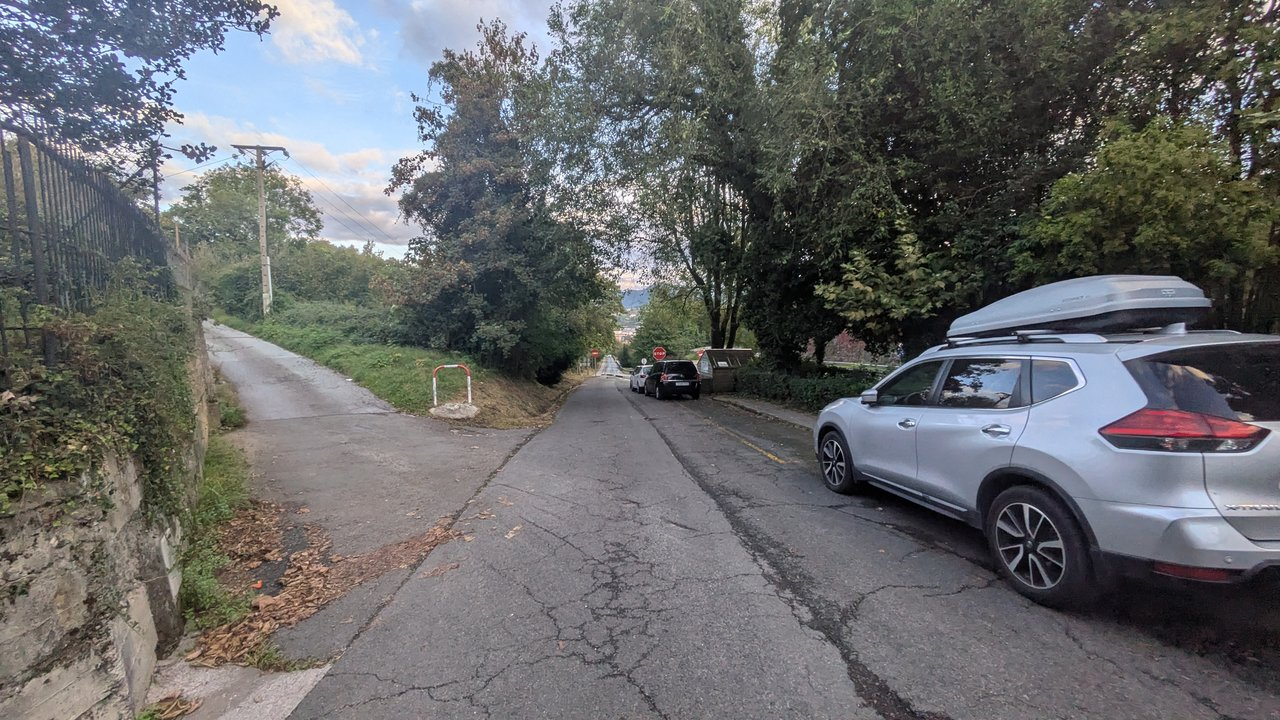
#> input picture docs/video/overlay/shots/photo.jpg, 1280 x 720 px
$ python -i lean.py   (imports and definitions only)
#> lines starting #> are read from the running program, lines starting #| are printed output that depends on the picture; after the words box and inside, x2 and y2 are one past the last pixel; in counts of white or black regions, pixels touching at a corner belong together
#> further down, picture is the input picture: PIL image 1280x720 RGB; mean R, G, B 103.1, 104.3, 105.4
"""How far a scene's buildings lean, measured on its images against the photo's (user, 2026-10-15: "how much more
tilted than in the original photo the simulation's buildings are", church_corner's houses leaning in views the
VLM passed).

Code, no model: every straight edge that runs near the camera's vertical (the vanishing point of up, from the
scene's intrinsics and each view's pose) is compared with that vertical at its own pixel. The photo's buildings
stand straight, so its edges give the error of the photo's camera and of the measure itself; a render's edges
leaning more than that are the scene's. Edges are pixels of strong gradient whose orientation agrees over a
neighbourhood (structure tensor coherence), so leaves and gravel add little. Pure numpy and scipy.

    python sim2chip/photo2scene/steps/lean.py --run <scene run dir>   # writes <dir>/lean.json
"""
import argparse
import json
import os

import numpy as np
from PIL import Image
from scipy import ndimage

import standing

NEAR = 20.0      # degrees from the camera's vertical an edge may lean and still count as a vertical
COHERENT = 0.8   # structure tensor coherence of a straight edge (1 = one orientation in the window)
TOO_MUCH = 1.5   # degrees: a view whose buildings' median vertical leans this much more than the photo's leans
MIN_EDGES = 200  # edge pixels below which a view has no say (no building in it)
BUILDING_M, BUILDING_W = 3.0, 2.5  # a mesh this tall over a footprint this wide is a building (building_mask)


# [27 lines left out: function edge_angles, not called in this run]


USE_SHARE, USE_GAIN, USE_EDGES = 0.4, 0.1, 5000  # photo_vertical: when the edges' vertical is trusted


# [22 lines left out: function photo_vertical, not called in this run]


def edges(img, sigma=2.0, tau=0.08, mask=None):
    """Straight edge pixels: (x, y, unit direction ex, ey, strength), from the structure tensor."""
#> called with sigma = 2, tau = 0.08
    g = np.asarray(img.convert('L'), np.float32) / 255
    gx, gy = ndimage.sobel(g, 1), ndimage.sobel(g, 0)
    jxx, jyy, jxy = (ndimage.gaussian_filter(a, sigma) for a in (gx * gx, gy * gy, gx * gy))
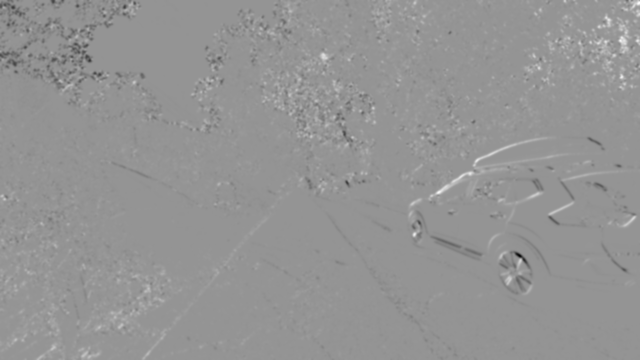
#> jxy: shape (720, 1280) float32 (shown at 1/2 size); min -1.41, max 1.01, mean 0.00187; drawn with min black and max white
    tr = jxx + jyy
    coh = np.sqrt((jxx - jyy) ** 2 + 4 * jxy ** 2) / np.maximum(tr, 1e-9)
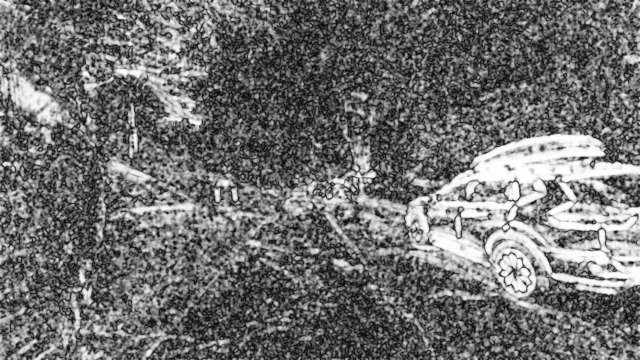
#> coh: shape (720, 1280) float32 (shown at 1/2 size); min 0.000583, max 0.999, mean 0.439
    theta = 0.5 * np.arctan2(2 * jxy, jxx - jyy) + np.pi / 2
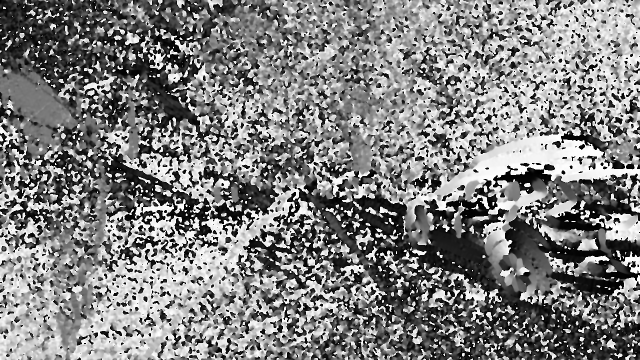
#> theta: shape (720, 1280) float32 (shown at 1/2 size); min 3.58e-07, max 3.14, mean 1.58; drawn with min black and max white
    ok = (np.sqrt(tr) > tau) & (coh > COHERENT)
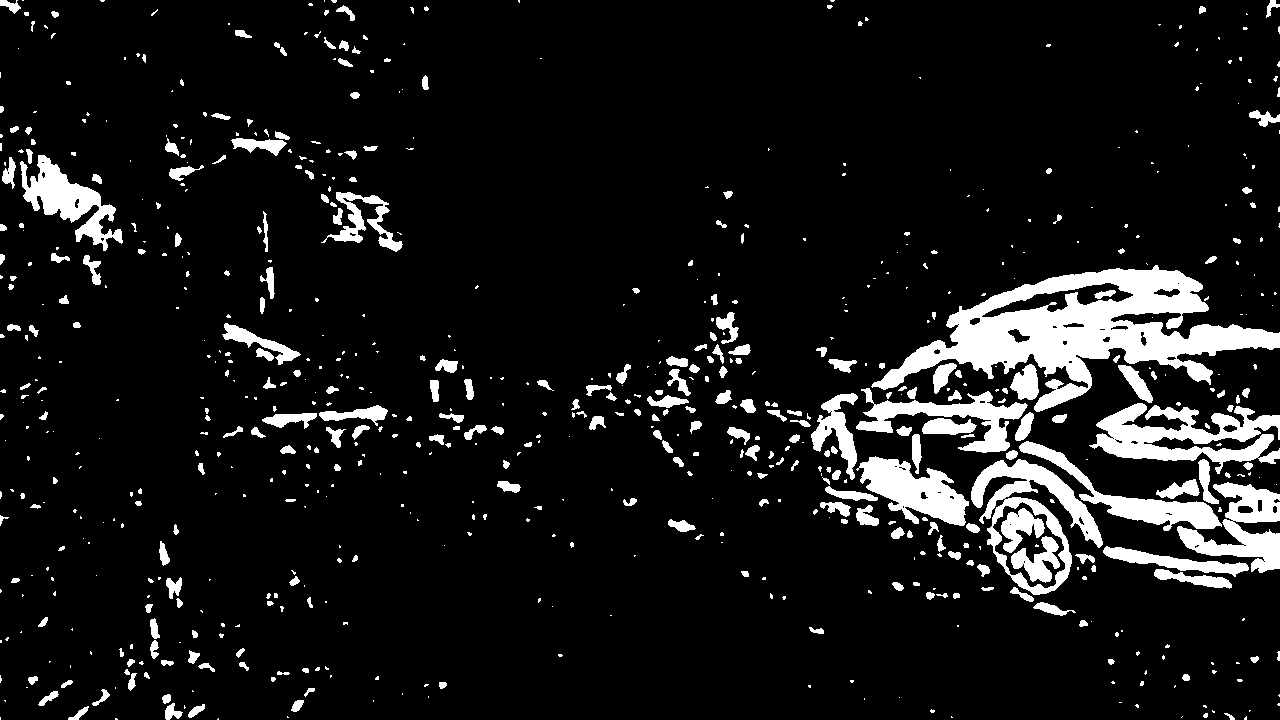
#> ok: shape (720, 1280) bool; 9.5% white; 730 white regions (435 under 20 px), largest, box (x1, y1, x2, y2) and area: (871, 265, 1280, 412) 21755, (1089, 403, 1280, 474) 6408, (971, 459, 1103, 595) 5223
    if mask is not None:
        ok &= mask
    y, x = np.nonzero(ok)
    return x.astype(np.float64), y.astype(np.float64), np.cos(theta[ok]), np.sin(theta[ok]), np.sqrt(tr[ok])


# [101 lines left out: functions leans, vertical, building_mask, view_lean, not called in this run]


def scale_K(s, size):
    sx, sy = size[0] / s['size'][0], size[1] / s['size'][1]
    return np.array([[s['fx'] * sx, 0, s['cx'] * sx], [0, s['fy'] * sy, s['cy'] * sy], [0, 0, 1]])


# [59 lines left out: functions photo_mask, measure, main, not called in this run]


# [2 lines not run here, left out]

>>> from PIL import Image
>>> picture = Image.open('../../../docs/video/overlay/shots/photo.jpg')
>>> result = edges(picture)
#> result = 5 items

$ run again, on docs/video/overlay/shots/erased.jpg
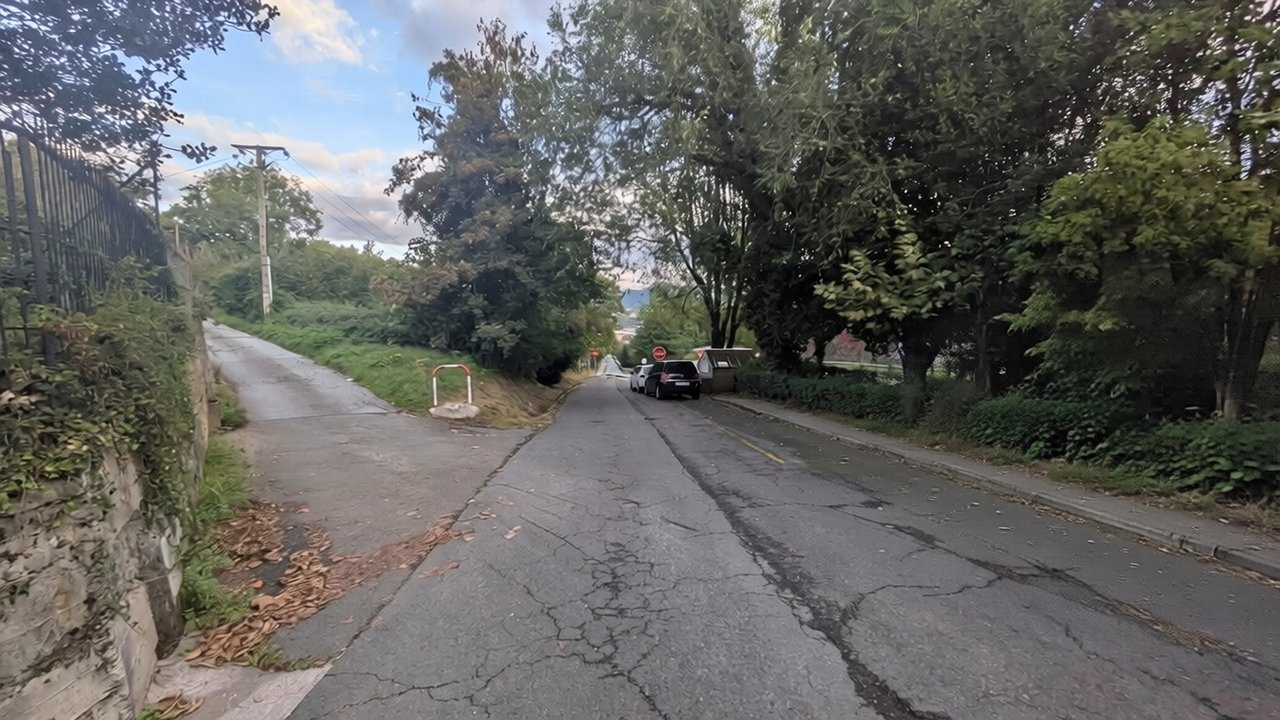
#> input picture docs/video/overlay/shots/erased.jpg, 1280 x 720 px
#> picture is the input picture: PIL image 1280x720 RGB; mean R, G, B 99, 99.2, 96.8
#> in edges, `theta = 0.5 * np.arctan2(2 * jxy, jxx - jyy) + np.pi / 2`:
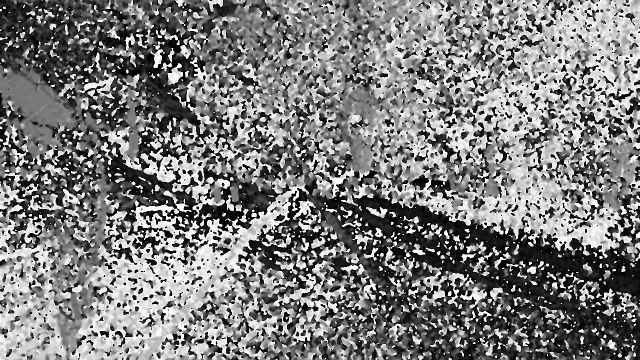
#> theta: shape (720, 1280) float32 (shown at 1/2 size); min 1.55e-06, max 3.14, mean 1.54; drawn with min black and max white
#> in edges, `ok = (np.sqrt(tr) > tau) & (coh > COHERENT)`:
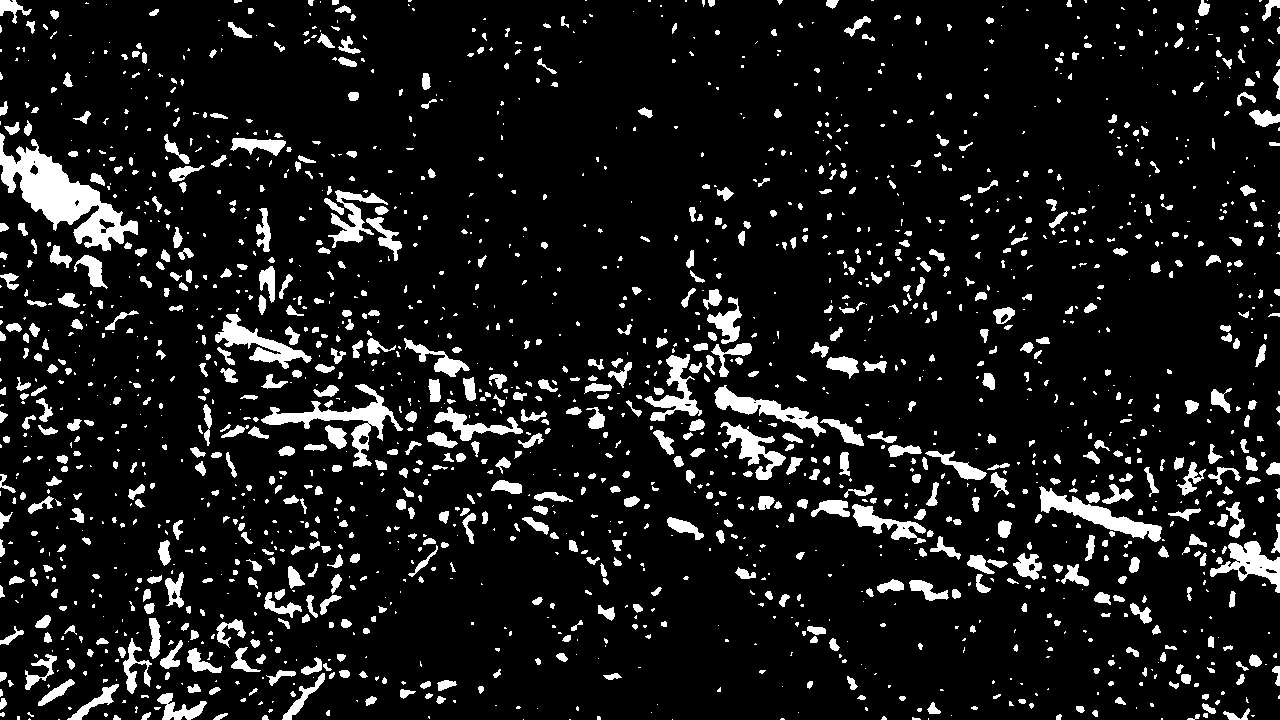
#> ok: shape (720, 1280) bool; 9.9% white; 1876 white regions (1045 under 20 px), largest, box (x1, y1, x2, y2) and area: (0, 133, 138, 251) 5698, (261, 384, 403, 467) 2396, (1039, 486, 1162, 542) 1935
#> result = 5 items

$ run again, on docs/video/overlay/shots/fix_in.jpg
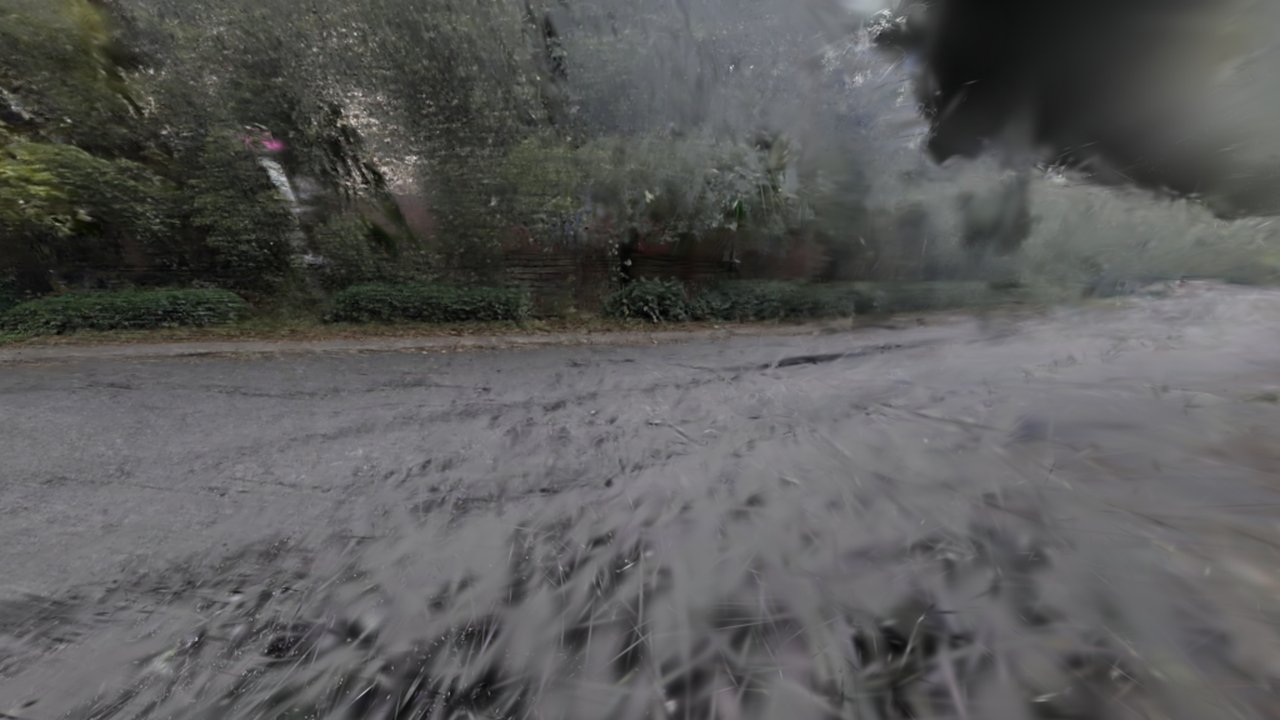
#> input picture docs/video/overlay/shots/fix_in.jpg, 1280 x 720 px
#> picture is the input picture: PIL image 1280x720 RGB; mean R, G, B 89.7, 89.9, 89.4
#> in edges, `theta = 0.5 * np.arctan2(2 * jxy, jxx - jyy) + np.pi / 2`:
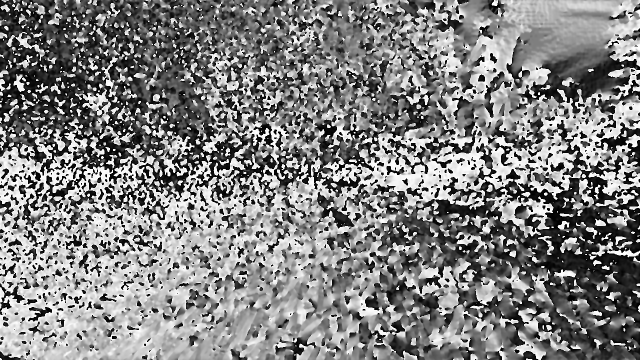
#> theta: shape (720, 1280) float32 (shown at 1/2 size); min 1.31e-06, max 3.14, mean 1.6; drawn with min black and max white
#> in edges, `ok = (np.sqrt(tr) > tau) & (coh > COHERENT)`:
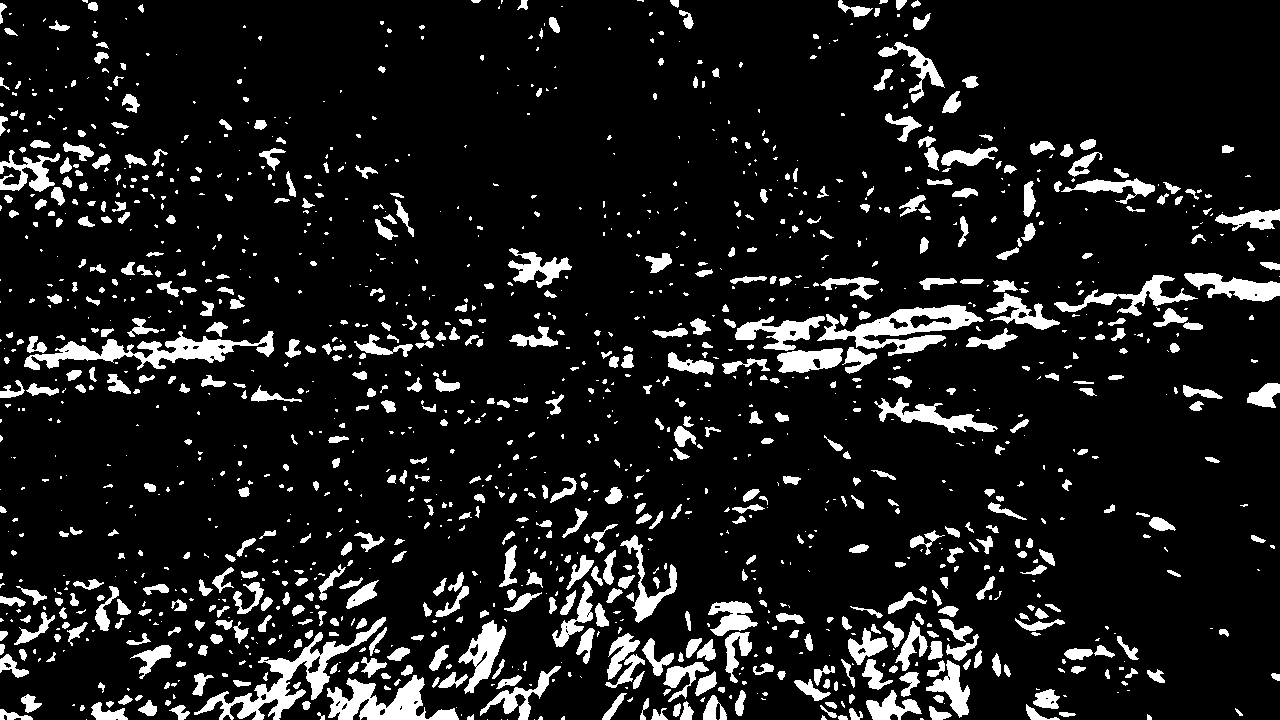
#> ok: shape (720, 1280) bool; 10.9% white; 1423 white regions (747 under 20 px), largest, box (x1, y1, x2, y2) and area: (194, 617, 386, 720) 3605, (24, 331, 274, 370) 3395, (817, 305, 984, 356) 3315
#> result = 5 items
